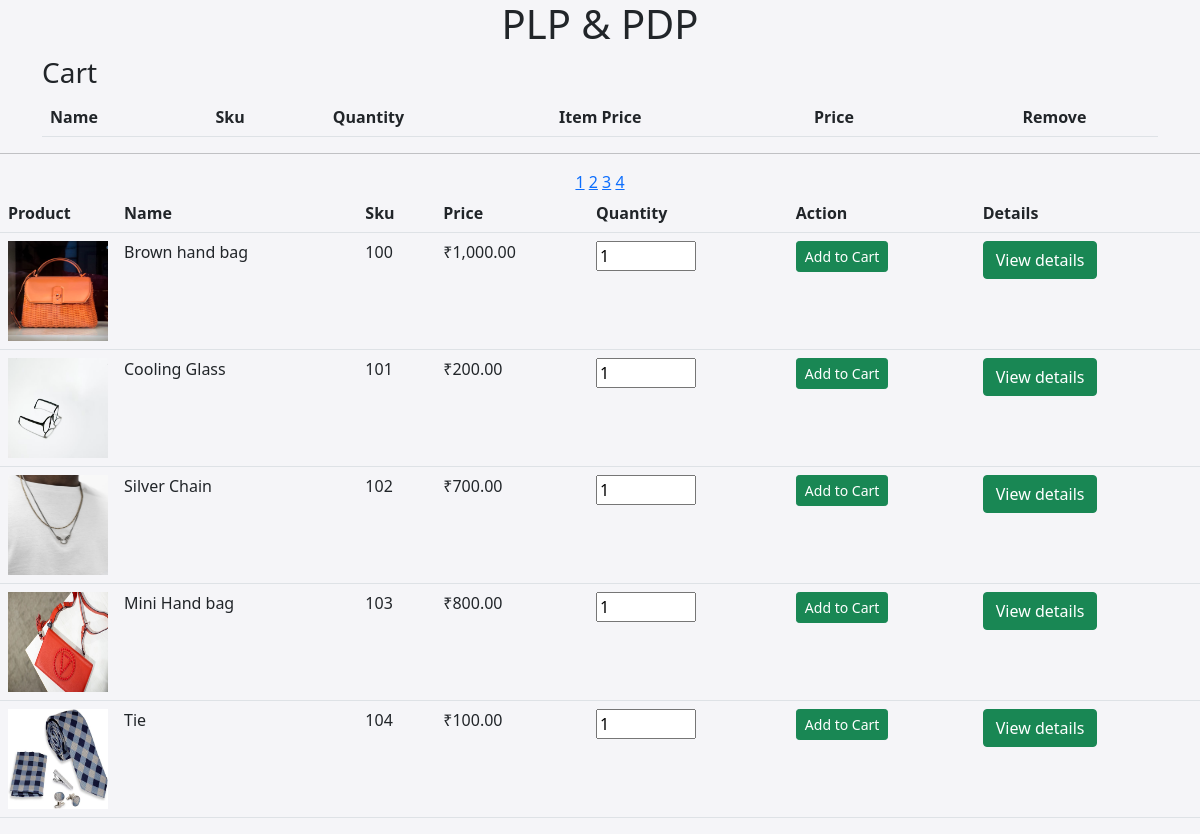
The page / on the database its author committed.
### tables this page shows
CREATE TABLE `products` (
  `Id` int(8) NOT NULL,
  `Name` varchar(30) NOT NULL,
  `Sku` int(10) NOT NULL,
  `Price` double(10,2) NOT NULL,
  `Description` varchar(500) NOT NULL,
  `image` text NOT NULL
);

### function.php (the view, shortened to what this page needs)
<?php include 'Db.php' ?>
<?php
function pagination()
{
    global $connection;
    $results_per_page = 5;
    $query = 'SELECT * FROM products';
    $result = mysqli_query($connection, $query);
    $number_of_results = mysqli_num_rows($result);
    $number_of_pages = ceil($number_of_results / $results_per_page);
    if (!isset($_GET['page']))
    {
        $page = 1;
    }
    else
    {
        $page = $_GET['page'];
    }
    $this_page_first_result = ($page - 1) * $results_per_page;
    $query = 'SELECT * FROM products LIMIT ' . $this_page_first_result . ',' . $results_per_page;
    $result = mysqli_query($connection, $query);
    while ($row = mysqli_fetch_array($result))
    { ?>
      <form action="index.php?action=Add&Id=<?=$row['Id']; ?>" method="post">
          <tr>
                  <td id="product-image"><img src="<?php echo $row["image"]; ?>" width="100" height="100"></td>
                  <td><?=$row['Name']; ?></td>
                  <td><?php echo $row['Sku']; ?></td>
                  <td>₹<?=number_format($row['Price'], 2); ?></td>
                  <td> <input type="number" Name="quantity" value="1" min=1 max=1000 class="number"></td>
                  <td><input type="submit" value="Add to Cart" class="btn btn-success btn-sm"></td>
                  <td><a href="details.php?Id=<?=$row['Id']; ?>" class ="btn btn-success">View details</a></td>
    </form>
    <center>
    <?php
    }
    for ($page = 1;$page <= $number_of_pages;$page++)
    {
        echo '<a "  href="index.php?page=' . $page . '">' . $page . '</a> ';
    }
} ?>

### index.php (shortened to what this page needs)
<?php include 'Db.php'; ?>
<?php include "function.php"; ?>
<!DOCTYPE html>
<html lang="en">
<head>
    <link rel="stylesheet" href="css/index.css">
    <link href="https://cdn.jsdelivr.net/npm/bootstrap@5.0.1/dist/css/bootstrap.min.css" rel="stylesheet" >
</head>
<body class="body">
    <div class="container">
        <div>
        <h1 align="center">PLP & PDP</h1>
        </div>
        <div>
        <h3> Cart </h3>
        </div>
        <table class="table">
            <tbody>
            <tr>
                <th class="text-left">Name</th>
                <th class="text-left">Sku</th>
                <th class="text-right">Quantity</th>
                <th class="text-right">Item Price</th>
                <th class="text-right">Price</th>
                <th class="text-center">Remove</th>
            </tr>
            </tbody>
        </table>
    </div>
            <table class="table  ">
                <tr >
                    <th>Product</th>
                    <th>Name</th>
                    <th>Sku</th>
                    <th>Price</th>
                    <th>Quantity</th>
                    <th>Action</th>
                    <th>Details</th>
                </tr>
                <hr>
                <?php
                pagination();
                ?>
        </table>
</body>
</html>

### css/index.css (style rules this page uses)
.number { width: 100px; height: 30px; }
.body { background-color: #f5f5f8; }
#product-image { width: 100px; height: 100px; }

### rows shown on the page
products: image (picture), Name "Brown hand bag", Sku "100", Price "1,000.00"
products: image (picture), Name "Cooling Glass", Sku "101", Price "200.00"
products: image (picture), Name "Silver Chain", Sku "102", Price "700.00"
products: image (picture), Name "Mini Hand bag", Sku "103", Price "800.00"
products: image (picture), Name "Tie", Sku "104", Price "100.00"
